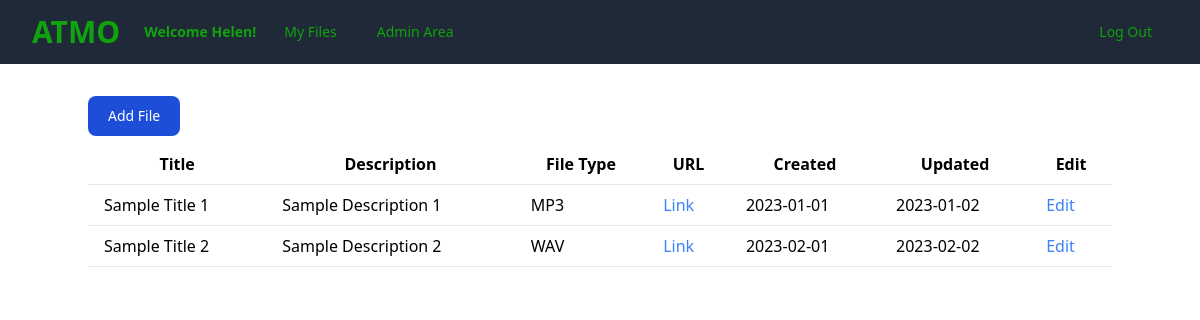
/audio-files/8 (signed in), run on an earlier commit of the app's database.
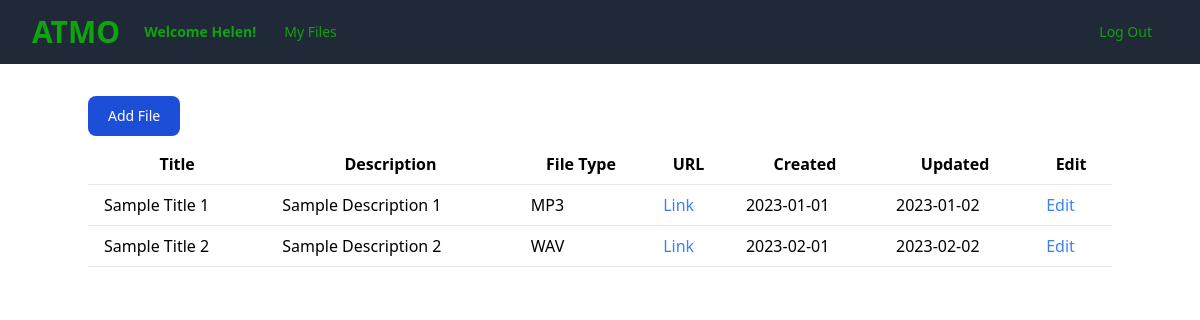
And on a later commit of the database.
### routers/audio_files.py (the view)
@router.get("/audio-files/{user_id}")
async def list_files(request: Request,
                     user_id: int,
                     token_decoded_data: dict = Depends(authorise_access),
                     session: Session = Depends(get_session)):
    token_user_id = token_decoded_data['id']
    if token_user_id != user_id:
        raise HTTPException(status_code=401, detail="401 Unauthorised Access")
    statement = select(User).where(User.id == token_user_id)
    user = session.exec(statement).first()
    user_data = {}
    role = user.role
    username = user.username
    user_data.update({f"{role}": role, "username": username})
    statement = select(Audio_File).where(token_user_id == Audio_File.user_id).limit(10)
    results = session.exec(statement)
    audio_files = results.all()
    user_data.update({"audio_files": audio_files})
    print(user_data)
    return templates.TemplateResponse("audio-files.html", {"request": request, **user_data})

### templates/audio-files.html (shortened to what this page needs)
<!DOCTYPE html>
<html lang="en">
<head>
    <script src="https:cdn.tailwindcss.com"></script>
</head>
<body>
    {% include 'navbar.html' %}
    {% include 'audio-list.html' %}
</body>
</html>

### templates/navbar.html (shortened to what this page needs)
<nav class="bg-gray-800">
    <div class="mx-auto max-w-7xl px-2 sm:px-6 lg:px-8">
      <div class="relative flex h-16 items-center justify-between">
        <div class="flex flex-1 items-center justify-center sm:items-stretch sm:justify-start">
          <div class="flex shrink-0 items-center">
            <h1 class="text-atmogreen text-3xl font-bold">ATMO<h1>
          </div>
          <div class="hidden sm:ml-6 sm:block">
            <div class="flex space-x-4 items-center">
               {%if standard or admin or owner %}
                    <p class="text-atmogreen text-sm font-bold">Welcome {{username}}!</p>
                    <a href="#" class="rounded-md px-3 py-2 text-sm font-medium text-atmogreen hover:bg-gray-700 hover:text-white">My Files</a>
                {% endif %}
                {% if admin or owner %}
                     <a href="/admin-area/{{ user_id }}" class="rounded-md px-3 py-2 text-sm font-medium text-atmogreen hover:bg-gray-700 hover:text-white">Admin Area</a>
                {% endif %}
            </div>
          </div>
        </div>
            <div class="absolute right-0 origin-top-right">
              {% if standard or admin or owner %}
                <a href="/logout" class="block px-4 py-2 text-sm text-atmogreen">Log Out</a>
              {% endif %}
            </div>
          </div>
        </div>
</nav>

What changed in the data, as far as the page shows it:
changed User "Helen": role "admin" → "standard" (drawn)
Also different on the page:
text no longer shown: "Admin Area"
